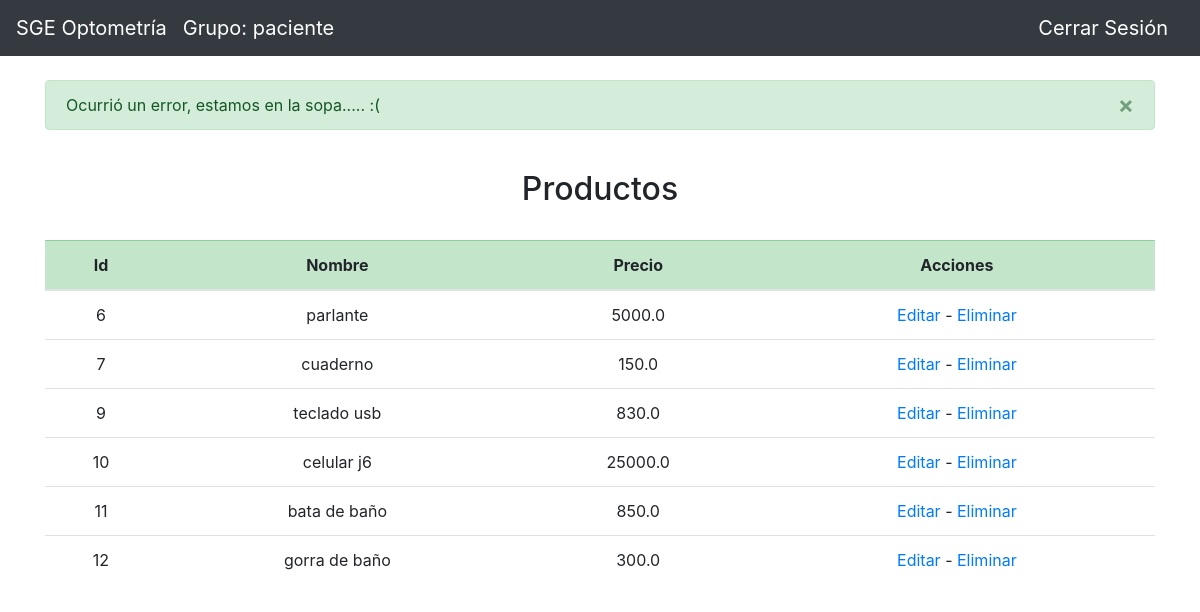
Screenshot of /optometria/producto/6/eliminar (signed in) with the database file from the repository.
### user/models.py (models this page shows)
class User(AbstractUser):
    roles = [
        ('secretario','Secretario'),
        ('medicos','Medico'),
        ('venta','Ventas'),
        ('taller','Taller'),
        ('gerencia','Gerente'),
        ('paciente','Paciente')]
    rol = models.CharField(max_length=16, choices=roles, default='paciente')

### optometria/models.py (models this page shows, shortened)
class Producto(models.Model):
    nombre = models.CharField(max_length=32)
    precio = models.FloatField()

### optometria/views.py (the view)
# urls.py: path('producto/<int:id>/eliminar', views.eliminar_producto, name='eliminar_producto'),
def eliminar_producto(request, id):
    data = Producto.objects.all()
    producto = Producto.objects.get(id=id)
    if request.user.rol == 'venta':
        producto.delete()
        messages.success(request, ('Se eliminó el producto.'))
        return render(request, 'optometria/ver_producto.html',{
            'grupo': request.user.rol,
            'data': data,
        })
    else:
        messages.success(request, ('Ocurrió un error, estamos en la sopa..... :('))
        return render(request, 'optometria/ver_producto.html',{
            'grupo': request.user.rol,
            'data': data,
        })
    return render(request, 'optometria/ver_producto.html',{
            'grupo': request.user.rol,
            'data': data,
        })

### optometria/templates/optometria/ver_producto.html (shortened to what this page needs)
{% extends "optometria/new_layout.html" %}
{% block body %}
<br>
{% if data %}
    <h2><center>Productos</center></h2>
    <br>
    <div class="table-responsive">
        <table class="table table-hover">
            <thead>
                <tr class="table-success">
                    <th scope="col"><center>Id</center></th>
                    <th scope="col"><center>Nombre</center></th>
                    <th scope="col"><center>Precio</center></th>
                    <th scope="col"><center>Acciones</center></th>
                </tr>
            </thead>
            <tbody>
            {% for producto in data %}
                <tr>
                    <td><center>{{producto.id}}</center></td>
                    <td><center>{{producto.nombre}}</center></td>
                    <td><center>{{producto.precio}}</center></td>
                    <td><center><a href="{% url 'optometria:editar_producto' producto.id%}">Editar</a>
                    <a> - </a>
                    <a href="{% url 'optometria:eliminar_producto' producto.id%}">Eliminar</a>
                    </center></td>
                    </tr>
            {% endfor %}
            </tbody>
        </table>
    </div>
{% else %}
    <h2><center>No hay productos registrados.</center></h2>
    <br>
{% endif %}
{% endblock %}

### optometria/templates/optometria/new_layout.html (shortened to what this page needs)
{% load static %}
<!doctype html>
<html lang="en">
  <head>
    <link rel="stylesheet" href="https://cdn.jsdelivr.net/npm/bootstrap@4.5.3/dist/css/bootstrap.min.css">
  </head>
  <body>
  <nav class="navbar navbar-expand-lg navbar-dark bg-dark">
  <a class="navbar-brand" href="{% url 'optometria:index' %}">SGE Optometría</a>
  <a class="navbar-brand">Grupo: {{grupo}}</a>
  <div class="collapse navbar-collapse" id="navbarSupportedContent">
    <ul class="nav navbar-nav navbar-right">
      <li><a class="navbar-brand" href="{% url 'usuarios:logout' %}">Cerrar Sesión</a></li>
    </ul>
  </div>
</nav>
<div class='container'>
<br>
{% if messages %}
      {% for message in messages %}
        <div class="alert alert-success alert-dismissible fade show" role="alert">
        {{ message }}
        <button type="button" class="close" data-dismiss="alert" aria-label="Close">
        <span aria-hidden="true">&times;</span>
        </button>
        </div>
      {% endfor %}
    {% endif %}
    {% block body %}
    {% endblock %}
</div>
  </body>
</html>

### rows the page displays
User: rol "paciente"
Producto: id "6", nombre "parlante", precio "5000.0"
Producto: id "7", nombre "cuaderno", precio "150.0"
Producto: id "9", nombre "teclado usb", precio "830.0"
Producto: id "10", nombre "celular j6", precio "25000.0"
Producto: id "11", nombre "bata de baño", precio "850.0"
Producto: id "12", nombre "gorra de baño", precio "300.0"

### other values shown
{{ message }} "Ocurrió un error, estamos en la sopa..... :("
